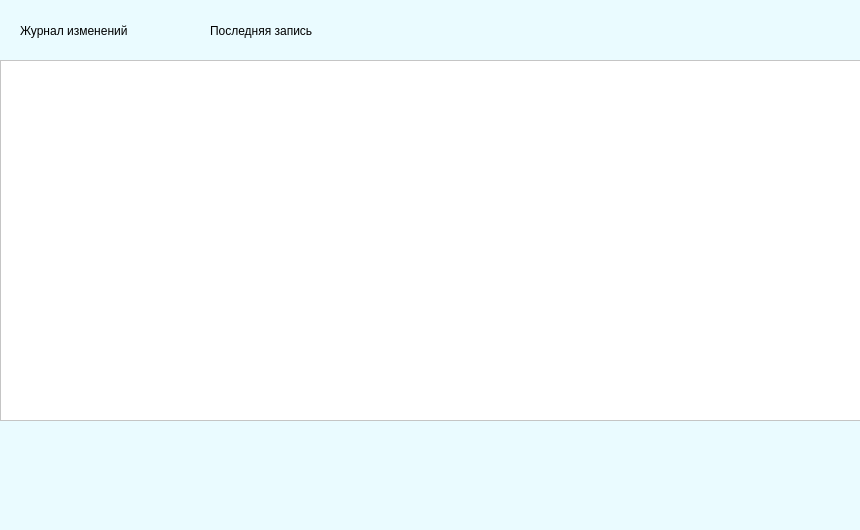
<?xml version="1.0" encoding="UTF-8"?>
<ui version="4.0">
 <class>Form</class>
 <widget class="QWidget" name="Form">
  <property name="geometry">
   <rect>
    <x>0</x>
    <y>0</y>
    <width>860</width>
    <height>530</height>
   </rect>
  </property>
  <property name="maximumSize">
   <size>
    <width>860</width>
    <height>530</height>
   </size>
  </property>
  <property name="windowTitle">
   <string>Журнал</string>
  </property>
  <property name="windowIcon">
   <iconset>
    <normaloff>закладка.png</normaloff>закладка.png</iconset>
  </property>
  <property name="styleSheet">
   <string notr="true">background-color: rgb(234, 251, 255);</string>
  </property>
  <widget class="QTableWidget" name="log_tableWidget">
   <property name="geometry">
    <rect>
     <x>0</x>
     <y>60</y>
     <width>861</width>
     <height>361</height>
    </rect>
   </property>
   <property name="styleSheet">
    <string notr="true">background-color: rgb(255, 255, 255);</string>
   </property>
  </widget>
  <widget class="QLabel" name="label">
   <property name="geometry">
    <rect>
     <x>20</x>
     <y>20</y>
     <width>181</width>
     <height>21</height>
    </rect>
   </property>
   <property name="styleSheet">
    <string notr="true">font: 75 14pt &quot;MS Shell Dlg 2&quot;;</string>
   </property>
   <property name="text">
    <string>Журнал изменений</string>
   </property>
  </widget>
  <widget class="QLabel" name="label_2">
   <property name="geometry">
    <rect>
     <x>210</x>
     <y>20</y>
     <width>181</width>
     <height>21</height>
    </rect>
   </property>
   <property name="styleSheet">
    <string notr="true">font: 75 14pt &quot;MS Shell Dlg 2&quot;;</string>
   </property>
   <property name="text">
    <string>Последняя запись</string>
   </property>
  </widget>
 </widget>
 <resources/>
 <connections/>
</ui>
